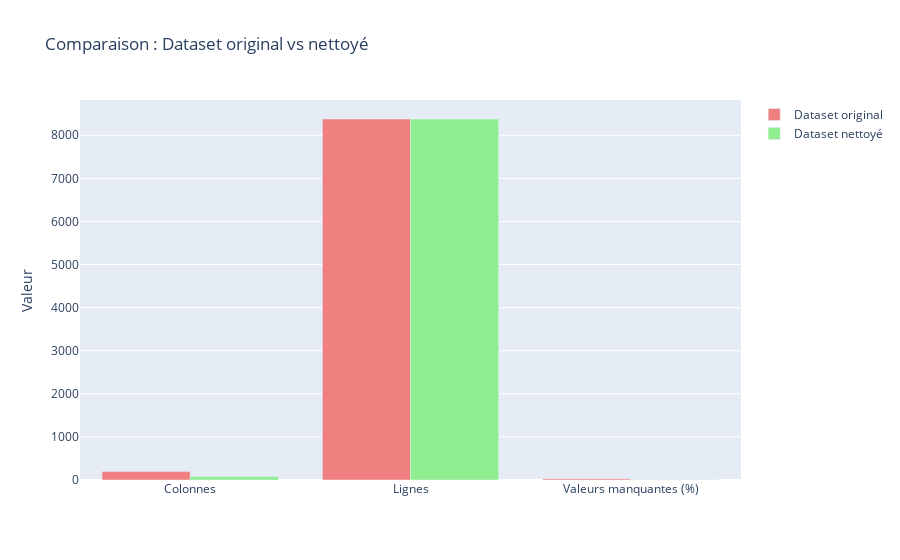

Notebook code for this chart:
### Code cell
# Visualiser l'amélioration avec Plotly
import plotly.graph_objects as go

fig = go.Figure()

fig.add_trace(go.Bar(
    name='Dataset original',
    x=['Colonnes', 'Lignes', 'Valeurs manquantes (%)'],
    y=[df.shape[1], df.shape[0], df.isnull().sum().sum() / (df.shape[0] * df.shape[1]) * 100],
    marker_color='lightcoral'
))

fig.add_trace(go.Bar(
    name='Dataset nettoyé',
    x=['Colonnes', 'Lignes', 'Valeurs manquantes (%)'],
    y=[df_clean.shape[1], df_clean.shape[0], df_clean.isnull().sum().sum() / (df_clean.shape[0] * df_clean.shape[1]) * 100],
    marker_color='lightgreen'
))

fig.update_layout(
    title='Comparaison : Dataset original vs nettoyé',
    barmode='group',
    yaxis_title='Valeur'
)

fig.show()

### Figure 1 — Plotly figure (JSON) as saved in the notebook; plotly's stock layout.template omitted (floating-point values rounded to 4 significant figures)
{"data": [{"marker": {"color": "lightcoral"}, "name": "Dataset original", "type": "bar", "x": ["Colonnes", "Lignes", "Valeurs manquantes (%)"], "y": [195, 8378, 26.44]}, {"marker": {"color": "lightgreen"}, "name": "Dataset nettoyé", "type": "bar", "x": ["Colonnes", "Lignes", "Valeurs manquantes (%)"], "y": [79, 8378, 4.948]}], "layout": {"barmode": "group", "title": {"text": "Comparaison : Dataset original vs nettoyé"}, "yaxis": {"title": {"text": "Valeur"}}}}
